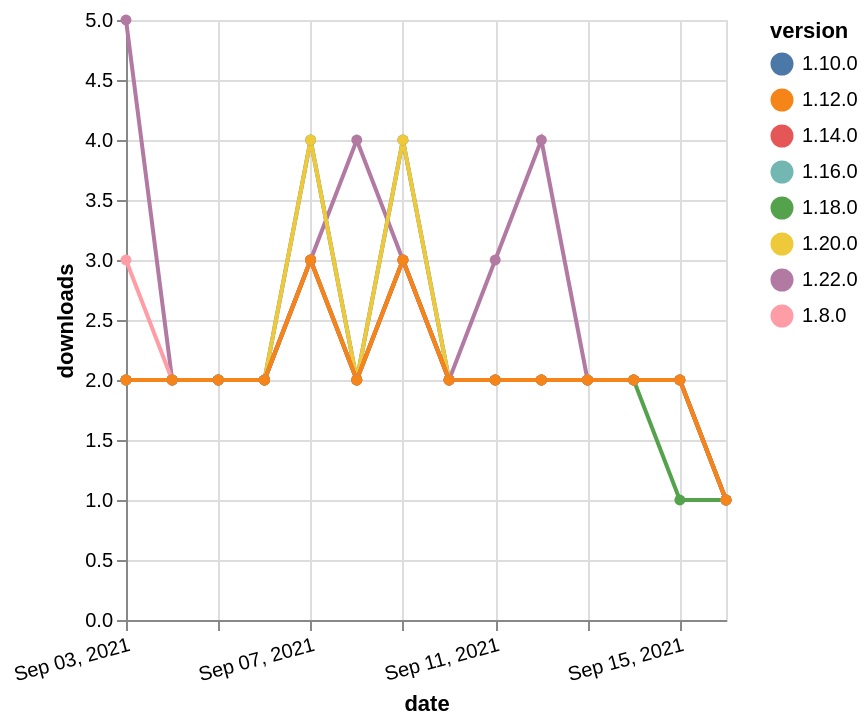

Express this chart as Vega-Lite.
### Vega-Lite specification from a JSON file in a GitHub repository (floating-point values rounded to 4 significant figures)
{"$schema": "https://vega.github.io/schema/vega-lite/v5.json", "description": "A simple bar chart with embedded data.", "data": {"values": [{"date": "2021-09-03", "total": 1015, "delta": 2, "version": "1.18.0"}, {"date": "2021-09-04", "total": 1017, "delta": 2, "version": "1.18.0"}, {"date": "2021-09-05", "total": 1019, "delta": 2, "version": "1.18.0"}, {"date": "2021-09-06", "total": 1021, "delta": 2, "version": "1.18.0"}, {"date": "2021-09-07", "total": 1024, "delta": 3, "version": "1.18.0"}, {"date": "2021-09-08", "total": 1026, "delta": 2, "version": "1.18.0"}, {"date": "2021-09-09", "total": 1029, "delta": 3, "version": "1.18.0"}, {"date": "2021-09-10", "total": 1031, "delta": 2, "version": "1.18.0"}, {"date": "2021-09-11", "total": 1033, "delta": 2, "version": "1.18.0"}, {"date": "2021-09-12", "total": 1035, "delta": 2, "version": "1.18.0"}, {"date": "2021-09-13", "total": 1037, "delta": 2, "version": "1.18.0"}, {"date": "2021-09-14", "total": 1039, "delta": 2, "version": "1.18.0"}, {"date": "2021-09-15", "total": 1040, "delta": 1, "version": "1.18.0"}, {"date": "2021-09-16", "total": 1041, "delta": 1, "version": "1.18.0"}, {"date": "2021-09-03", "total": 233, "delta": 5, "version": "1.22.0"}, {"date": "2021-09-04", "total": 235, "delta": 2, "version": "1.22.0"}, {"date": "2021-09-05", "total": 237, "delta": 2, "version": "1.22.0"}, {"date": "2021-09-06", "total": 239, "delta": 2, "version": "1.22.0"}, {"date": "2021-09-07", "total": 242, "delta": 3, "version": "1.22.0"}, {"date": "2021-09-08", "total": 246, "delta": 4, "version": "1.22.0"}, {"date": "2021-09-09", "total": 249, "delta": 3, "version": "1.22.0"}, {"date": "2021-09-10", "total": 251, "delta": 2, "version": "1.22.0"}, {"date": "2021-09-11", "total": 254, "delta": 3, "version": "1.22.0"}, {"date": "2021-09-12", "total": 258, "delta": 4, "version": "1.22.0"}, {"date": "2021-09-13", "total": 260, "delta": 2, "version": "1.22.0"}, {"date": "2021-09-14", "total": 262, "delta": 2, "version": "1.22.0"}, {"date": "2021-09-15", "total": 264, "delta": 2, "version": "1.22.0"}, {"date": "2021-09-16", "total": 265, "delta": 1, "version": "1.22.0"}, {"date": "2021-09-03", "total": 2339, "delta": 3, "version": "1.8.0"}, {"date": "2021-09-04", "total": 2341, "delta": 2, "version": "1.8.0"}, {"date": "2021-09-05", "total": 2343, "delta": 2, "version": "1.8.0"}, {"date": "2021-09-06", "total": 2345, "delta": 2, "version": "1.8.0"}, {"date": "2021-09-07", "total": 2348, "delta": 3, "version": "1.8.0"}, {"date": "2021-09-08", "total": 2350, "delta": 2, "version": "1.8.0"}, {"date": "2021-09-09", "total": 2353, "delta": 3, "version": "1.8.0"}, {"date": "2021-09-10", "total": 2355, "delta": 2, "version": "1.8.0"}, {"date": "2021-09-11", "total": 2357, "delta": 2, "version": "1.8.0"}, {"date": "2021-09-12", "total": 2359, "delta": 2, "version": "1.8.0"}, {"date": "2021-09-13", "total": 2361, "delta": 2, "version": "1.8.0"}, {"date": "2021-09-14", "total": 2363, "delta": 2, "version": "1.8.0"}, {"date": "2021-09-15", "total": 2365, "delta": 2, "version": "1.8.0"}, {"date": "2021-09-16", "total": 2366, "delta": 1, "version": "1.8.0"}, {"date": "2021-09-03", "total": 2537, "delta": 2, "version": "1.10.0"}, {"date": "2021-09-04", "total": 2539, "delta": 2, "version": "1.10.0"}, {"date": "2021-09-05", "total": 2541, "delta": 2, "version": "1.10.0"}, {"date": "2021-09-06", "total": 2543, "delta": 2, "version": "1.10.0"}, {"date": "2021-09-07", "total": 2547, "delta": 4, "version": "1.10.0"}, {"date": "2021-09-08", "total": 2549, "delta": 2, "version": "1.10.0"}, {"date": "2021-09-09", "total": 2553, "delta": 4, "version": "1.10.0"}, {"date": "2021-09-10", "total": 2555, "delta": 2, "version": "1.10.0"}, {"date": "2021-09-11", "total": 2557, "delta": 2, "version": "1.10.0"}, {"date": "2021-09-12", "total": 2559, "delta": 2, "version": "1.10.0"}, {"date": "2021-09-13", "total": 2561, "delta": 2, "version": "1.10.0"}, {"date": "2021-09-14", "total": 2563, "delta": 2, "version": "1.10.0"}, {"date": "2021-09-15", "total": 2565, "delta": 2, "version": "1.10.0"}, {"date": "2021-09-16", "total": 2566, "delta": 1, "version": "1.10.0"}, {"date": "2021-09-03", "total": 735, "delta": 2, "version": "1.20.0"}, {"date": "2021-09-04", "total": 737, "delta": 2, "version": "1.20.0"}, {"date": "2021-09-05", "total": 739, "delta": 2, "version": "1.20.0"}, {"date": "2021-09-06", "total": 741, "delta": 2, "version": "1.20.0"}, {"date": "2021-09-07", "total": 745, "delta": 4, "version": "1.20.0"}, {"date": "2021-09-08", "total": 747, "delta": 2, "version": "1.20.0"}, {"date": "2021-09-09", "total": 751, "delta": 4, "version": "1.20.0"}, {"date": "2021-09-10", "total": 753, "delta": 2, "version": "1.20.0"}, {"date": "2021-09-11", "total": 755, "delta": 2, "version": "1.20.0"}, {"date": "2021-09-12", "total": 757, "delta": 2, "version": "1.20.0"}, {"date": "2021-09-13", "total": 759, "delta": 2, "version": "1.20.0"}, {"date": "2021-09-14", "total": 761, "delta": 2, "version": "1.20.0"}, {"date": "2021-09-15", "total": 763, "delta": 2, "version": "1.20.0"}, {"date": "2021-09-16", "total": 764, "delta": 1, "version": "1.20.0"}, {"date": "2021-09-03", "total": 1489, "delta": 2, "version": "1.16.0"}, {"date": "2021-09-04", "total": 1491, "delta": 2, "version": "1.16.0"}, {"date": "2021-09-05", "total": 1493, "delta": 2, "version": "1.16.0"}, {"date": "2021-09-06", "total": 1495, "delta": 2, "version": "1.16.0"}, {"date": "2021-09-07", "total": 1498, "delta": 3, "version": "1.16.0"}, {"date": "2021-09-08", "total": 1500, "delta": 2, "version": "1.16.0"}, {"date": "2021-09-09", "total": 1503, "delta": 3, "version": "1.16.0"}, {"date": "2021-09-10", "total": 1505, "delta": 2, "version": "1.16.0"}, {"date": "2021-09-11", "total": 1507, "delta": 2, "version": "1.16.0"}, {"date": "2021-09-12", "total": 1509, "delta": 2, "version": "1.16.0"}, {"date": "2021-09-13", "total": 1511, "delta": 2, "version": "1.16.0"}, {"date": "2021-09-14", "total": 1513, "delta": 2, "version": "1.16.0"}, {"date": "2021-09-15", "total": 1515, "delta": 2, "version": "1.16.0"}, {"date": "2021-09-16", "total": 1516, "delta": 1, "version": "1.16.0"}, {"date": "2021-09-03", "total": 1702, "delta": 2, "version": "1.14.0"}, {"date": "2021-09-04", "total": 1704, "delta": 2, "version": "1.14.0"}, {"date": "2021-09-05", "total": 1706, "delta": 2, "version": "1.14.0"}, {"date": "2021-09-06", "total": 1708, "delta": 2, "version": "1.14.0"}, {"date": "2021-09-07", "total": 1711, "delta": 3, "version": "1.14.0"}, {"date": "2021-09-08", "total": 1713, "delta": 2, "version": "1.14.0"}, {"date": "2021-09-09", "total": 1716, "delta": 3, "version": "1.14.0"}, {"date": "2021-09-10", "total": 1718, "delta": 2, "version": "1.14.0"}, {"date": "2021-09-11", "total": 1720, "delta": 2, "version": "1.14.0"}, {"date": "2021-09-12", "total": 1722, "delta": 2, "version": "1.14.0"}, {"date": "2021-09-13", "total": 1724, "delta": 2, "version": "1.14.0"}, {"date": "2021-09-14", "total": 1726, "delta": 2, "version": "1.14.0"}, {"date": "2021-09-15", "total": 1728, "delta": 2, "version": "1.14.0"}, {"date": "2021-09-16", "total": 1729, "delta": 1, "version": "1.14.0"}, {"date": "2021-09-03", "total": 2098, "delta": 2, "version": "1.12.0"}, {"date": "2021-09-04", "total": 2100, "delta": 2, "version": "1.12.0"}, {"date": "2021-09-05", "total": 2102, "delta": 2, "version": "1.12.0"}, {"date": "2021-09-06", "total": 2104, "delta": 2, "version": "1.12.0"}, {"date": "2021-09-07", "total": 2107, "delta": 3, "version": "1.12.0"}, {"date": "2021-09-08", "total": 2109, "delta": 2, "version": "1.12.0"}, {"date": "2021-09-09", "total": 2112, "delta": 3, "version": "1.12.0"}, {"date": "2021-09-10", "total": 2114, "delta": 2, "version": "1.12.0"}, {"date": "2021-09-11", "total": 2116, "delta": 2, "version": "1.12.0"}, {"date": "2021-09-12", "total": 2118, "delta": 2, "version": "1.12.0"}, {"date": "2021-09-13", "total": 2120, "delta": 2, "version": "1.12.0"}, {"date": "2021-09-14", "total": 2122, "delta": 2, "version": "1.12.0"}, {"date": "2021-09-15", "total": 2124, "delta": 2, "version": "1.12.0"}, {"date": "2021-09-16", "total": 2125, "delta": 1, "version": "1.12.0"}]}, "width": "container", "mark": {"type": "line", "point": {"filled": true}}, "encoding": {"x": {"field": "date", "type": "temporal", "timeUnit": "yearmonthdate", "title": "date", "axis": {"labelAngle": -15}}, "y": {"field": "delta", "type": "quantitative", "title": "downloads"}, "color": {"field": "version", "type": "nominal"}, "tooltip": {"field": "delta"}}}
